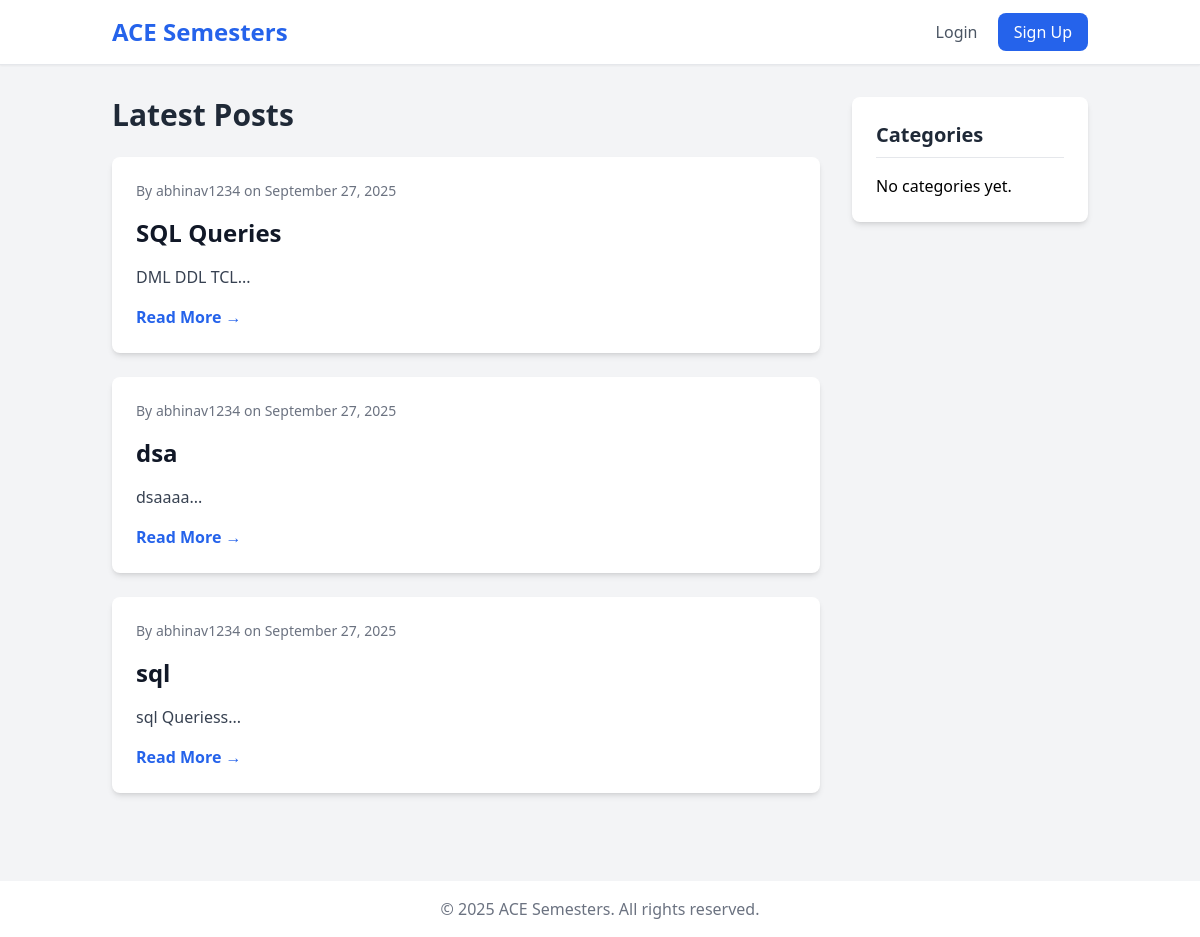
The page / on the database its author committed.
### blog/models.py (models this page shows, shortened)
class Post(models.Model):
    title = models.CharField(max_length=200)
    content = models.TextField()
    created_at = models.DateTimeField(auto_now_add=True)
    updated_at = models.DateTimeField(auto_now=True)
    author = models.ForeignKey(User, on_delete=models.CASCADE)
    category = models.ForeignKey(Category, on_delete=models.SET_NULL, null=True, blank=True)
    class Meta:
        ordering = ['-created_at']

### blog/views.py (the view)
# urls.py: path('', HomeView.as_view(), name='home'),
class HomeView(ListView):
    model = Post
    template_name = 'blog/home.html'
    context_object_name = 'posts'
    paginate_by = 10
    def get_context_data(self, **kwargs):
        context = super().get_context_data(**kwargs)
        context['categories'] = Category.objects.all()
        return context

### blog/templates/blog/home.html (shortened to what this page needs)
{% extends 'blog/base.html' %}
{% block content %}
<div class="flex flex-col md:flex-row gap-8">
    <div class="w-full md:w-3/4">
        {% if category %}
            <h1 class="text-3xl font-bold text-gray-800 mb-6 border-b pb-2">Posts in "{{ category.name }}"</h1>
        {% else %}
            <h1 class="text-3xl font-bold text-gray-800 mb-6">Latest Posts</h1>
        {% endif %}
        {% for post in posts %}
            <div class="bg-white rounded-lg shadow-md mb-6 p-6 hover:shadow-xl transition-shadow duration-300">
                <div class="flex items-center mb-4">
                    <div class="text-sm text-gray-500">
                        <p>By {{ post.author.username }} on {{ post.created_at|date:"F d, Y" }}</p>
                    </div>
                </div>
                <h2 class="text-2xl font-bold text-gray-900 mb-2">
                    <a href="{% url 'post_detail' post.pk %}" class="hover:text-blue-600 transition-colors duration-300">{{ post.title }}</a>
                </h2>
                <p class="text-gray-700 mt-4">
                    {{ post.content|slice:":200" }}...
                </p>
                <div class="mt-4">
                     <a href="{% url 'post_detail' post.pk %}" class="text-blue-600 hover:underline font-semibold">Read More &rarr;</a>
                </div>
            </div>
        {% empty %}
            <p class="text-gray-600">No posts have been made yet. Be the first to share!</p>
        {% endfor %}
    </div>
    <div class="w-full md:w-1/4">
        <div class="bg-white rounded-lg shadow-md p-6">
            <h3 class="text-xl font-bold text-gray-800 mb-4 border-b pb-2">Categories</h3>
            <ul>
                {% for cat in categories %}
                    <li class="mb-2">
                        <a href="{% url 'category' cat.name %}" class="text-gray-700 hover:text-blue-600 transition-colors duration-300">{{ cat.name }}</a>
                    </li>
                {% empty %}
                    <li>No categories yet.</li>
                {% endfor %}
            </ul>
        </div>
    </div>
</div>
{% endblock %}

### blog/templates/blog/base.html (shortened to what this page needs)
<!DOCTYPE html>
<html lang="en">
<head>
    <script src="https://cdn.tailwindcss.com"></script>
</head>
<body class="bg-gray-100 font-sans leading-normal tracking-normal">
    <nav class="bg-white border-b border-gray-200 shadow-sm">
        <div class="container mx-auto px-6 py-4 flex justify-between items-center">
            <a href="{% url 'home' %}" class="font-bold text-2xl text-blue-600">ACE Semesters</a>
            <div>
                {% if user.is_authenticated %}
                    <a href="{% url 'post_create' %}" class="bg-blue-600 text-white rounded-lg px-4 py-2 hover:bg-blue-700 transition duration-300">New Post</a>
                    <a href="{% url 'logout' %}" class="ml-4 text-gray-600 hover:text-blue-600">Logout</a>
                {% else %}
                    <a href="{% url 'login' %}" class="text-gray-600 hover:text-blue-600">Login</a>
                    <a href="{% url 'signup' %}" class="ml-4 bg-blue-600 text-white rounded-lg px-4 py-2 hover:bg-blue-700 transition duration-300">Sign Up</a>
                {% endif %}
            </div>
        </div>
    </nav>
    <main class="container mx-auto px-6 py-8">
        {% block content %}
        {% endblock %}
    </main>
    <footer class="bg-white mt-8 py-4">
        <div class="container mx-auto px-6 text-center text-gray-500">
            <p>&copy; {% now "Y" %} ACE Semesters. All rights reserved.</p>
        </div>
    </footer>
</body>
</html>

### rows shown on the page
Post: author.username "abhinav1234", created_at "September 27, 2025", title "SQL Queries", content "DML DDL TCL"
Post: author.username "abhinav1234", created_at "September 27, 2025", title "dsa", content "dsaaaa"
Post: author.username "abhinav1234", created_at "September 27, 2025", title "sql", content "sql Queriess"
